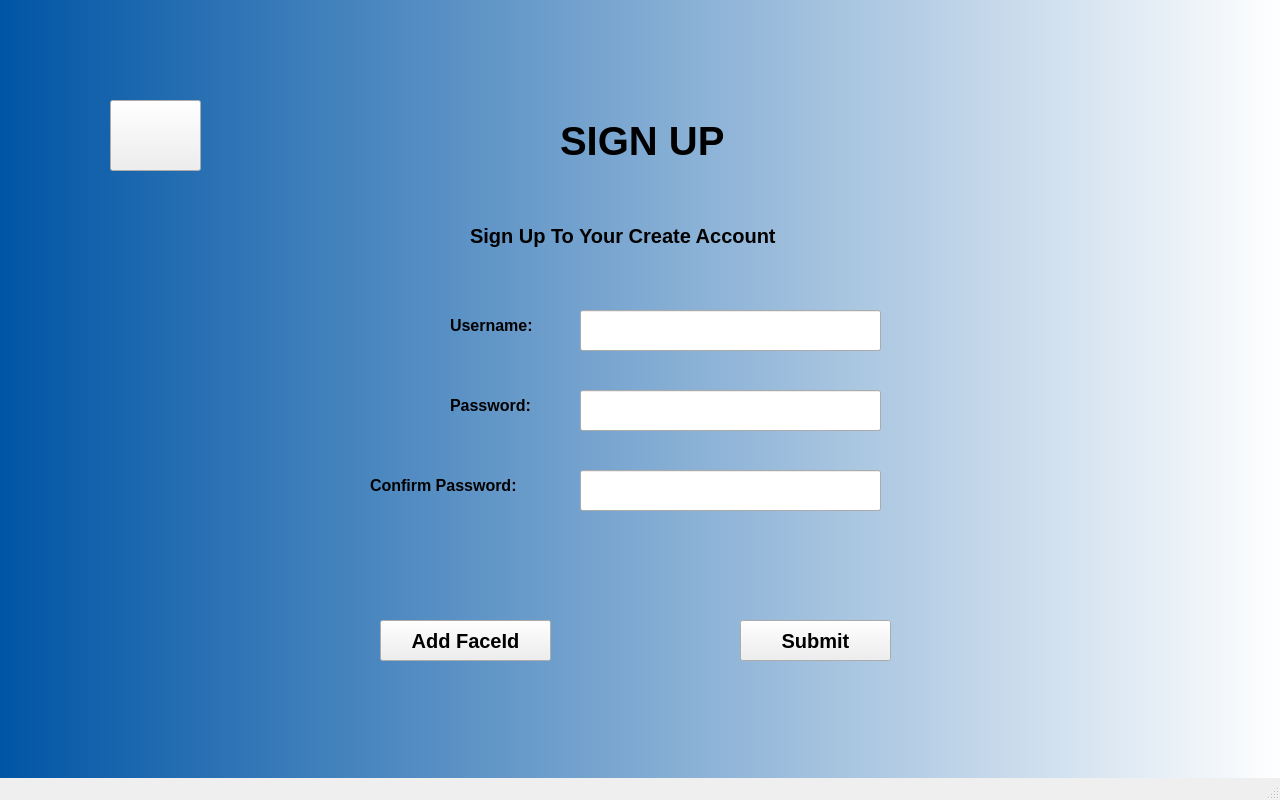
<?xml version="1.0" encoding="UTF-8"?>
<ui version="4.0">
 <class>MainWindow</class>
 <widget class="QMainWindow" name="MainWindow">
  <property name="geometry">
   <rect>
    <x>0</x>
    <y>0</y>
    <width>1280</width>
    <height>800</height>
   </rect>
  </property>
  <property name="maximumSize">
   <size>
    <width>1280</width>
    <height>800</height>
   </size>
  </property>
  <property name="windowTitle">
   <string>MainWindow</string>
  </property>
  <widget class="QWidget" name="centralwidget">
   <widget class="QWidget" name="widget" native="true">
    <property name="geometry">
     <rect>
      <x>0</x>
      <y>0</y>
      <width>1280</width>
      <height>800</height>
     </rect>
    </property>
    <property name="minimumSize">
     <size>
      <width>1280</width>
      <height>800</height>
     </size>
    </property>
    <property name="maximumSize">
     <size>
      <width>1280</width>
      <height>800</height>
     </size>
    </property>
    <property name="styleSheet">
     <string notr="true">QWidget#widget
{background-color: qlineargradient(spread:pad, x1:0, y1:1, x2:1, y2:1, stop:0 rgba(0, 85, 165, 255), stop:1 rgba(255, 255, 255, 255));}</string>
    </property>
    <widget class="QLabel" name="label">
     <property name="geometry">
      <rect>
       <x>560</x>
       <y>110</y>
       <width>221</width>
       <height>61</height>
      </rect>
     </property>
     <property name="font">
      <font>
       <pointsize>30</pointsize>
       <weight>75</weight>
       <bold>true</bold>
      </font>
     </property>
     <property name="text">
      <string>SIGN UP</string>
     </property>
    </widget>
    <widget class="QLabel" name="label_3">
     <property name="geometry">
      <rect>
       <x>450</x>
       <y>310</y>
       <width>111</width>
       <height>31</height>
      </rect>
     </property>
     <property name="font">
      <font>
       <pointsize>12</pointsize>
       <weight>75</weight>
       <bold>true</bold>
      </font>
     </property>
     <property name="text">
      <string>Username:</string>
     </property>
    </widget>
    <widget class="QLabel" name="label_4">
     <property name="geometry">
      <rect>
       <x>450</x>
       <y>390</y>
       <width>111</width>
       <height>31</height>
      </rect>
     </property>
     <property name="font">
      <font>
       <pointsize>12</pointsize>
       <weight>75</weight>
       <bold>true</bold>
      </font>
     </property>
     <property name="text">
      <string>Password:</string>
     </property>
    </widget>
    <widget class="QLabel" name="label_2">
     <property name="geometry">
      <rect>
       <x>470</x>
       <y>210</y>
       <width>411</width>
       <height>51</height>
      </rect>
     </property>
     <property name="font">
      <font>
       <pointsize>15</pointsize>
       <weight>75</weight>
       <bold>true</bold>
      </font>
     </property>
     <property name="text">
      <string>Sign Up To Your Create Account</string>
     </property>
    </widget>
    <widget class="QPushButton" name="submit_btn2">
     <property name="geometry">
      <rect>
       <x>740</x>
       <y>620</y>
       <width>151</width>
       <height>41</height>
      </rect>
     </property>
     <property name="font">
      <font>
       <pointsize>15</pointsize>
       <weight>75</weight>
       <bold>true</bold>
      </font>
     </property>
     <property name="cursor">
      <cursorShape>PointingHandCursor</cursorShape>
     </property>
     <property name="text">
      <string>Submit</string>
     </property>
    </widget>
    <widget class="QLabel" name="label_6">
     <property name="geometry">
      <rect>
       <x>370</x>
       <y>470</y>
       <width>191</width>
       <height>31</height>
      </rect>
     </property>
     <property name="font">
      <font>
       <pointsize>12</pointsize>
       <weight>75</weight>
       <bold>true</bold>
      </font>
     </property>
     <property name="text">
      <string>Confirm Password:</string>
     </property>
    </widget>
    <widget class="QLabel" name="error">
     <property name="geometry">
      <rect>
       <x>374</x>
       <y>550</y>
       <width>511</width>
       <height>20</height>
      </rect>
     </property>
     <property name="styleSheet">
      <string notr="true">font: 75 12pt &quot;MS Shell Dlg 2&quot;;color: rgb(255, 0, 4)</string>
     </property>
     <property name="text">
      <string/>
     </property>
    </widget>
    <widget class="QPushButton" name="face_btn2">
     <property name="geometry">
      <rect>
       <x>380</x>
       <y>620</y>
       <width>171</width>
       <height>41</height>
      </rect>
     </property>
     <property name="font">
      <font>
       <pointsize>15</pointsize>
       <weight>75</weight>
       <bold>true</bold>
      </font>
     </property>
     <property name="cursor">
      <cursorShape>PointingHandCursor</cursorShape>
     </property>
     <property name="text">
      <string>Add FaceId</string>
     </property>
    </widget>
    <widget class="QPushButton" name="gb_btn3">
     <property name="geometry">
      <rect>
       <x>110</x>
       <y>100</y>
       <width>91</width>
       <height>71</height>
      </rect>
     </property>
     <property name="cursor">
      <cursorShape>PointingHandCursor</cursorShape>
     </property>
     <property name="styleSheet">
      <string notr="true">image: url(:/image/back.png);</string>
     </property>
     <property name="text">
      <string/>
     </property>
    </widget>
    <widget class="QLineEdit" name="username_txt">
     <property name="geometry">
      <rect>
       <x>580</x>
       <y>310</y>
       <width>301</width>
       <height>41</height>
      </rect>
     </property>
    </widget>
    <widget class="QLineEdit" name="pswrd_txt">
     <property name="geometry">
      <rect>
       <x>580</x>
       <y>390</y>
       <width>301</width>
       <height>41</height>
      </rect>
     </property>
    </widget>
    <widget class="QLineEdit" name="cnf_pswrd_txt_2">
     <property name="geometry">
      <rect>
       <x>580</x>
       <y>470</y>
       <width>301</width>
       <height>41</height>
      </rect>
     </property>
    </widget>
   </widget>
  </widget>
  <widget class="QMenuBar" name="menubar">
   <property name="geometry">
    <rect>
     <x>0</x>
     <y>0</y>
     <width>1280</width>
     <height>26</height>
    </rect>
   </property>
  </widget>
  <widget class="QStatusBar" name="statusbar"/>
 </widget>
 <resources>
  <include location="image.qrc"/>
 </resources>
 <connections/>
</ui>
